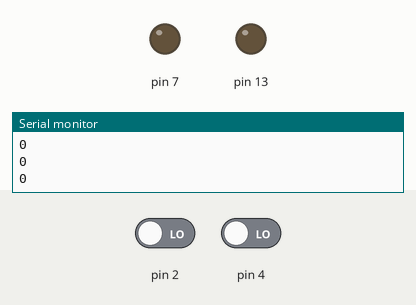
Simulated run of this sketch. Board: Arduino Uno, built with avr-gcc and run on an emulated ATmega328P. Shown: output pins drawn as LEDs (lit = HIGH), the last lines printed to the serial monitor. The inputs (shaded band) are chosen by the test bench; at power-on: pin 2 LOW, pin 4 LOW.

Above: at 1.2 s.
1.3 s: pin 2 driven HIGH
At 2.3 s:
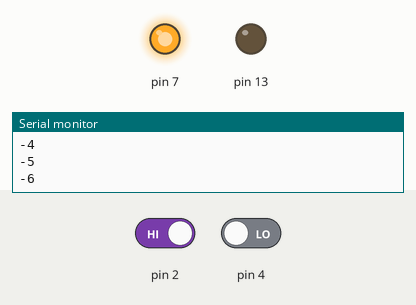
2.8 s: pin 4 driven HIGH
At 3.4 s:
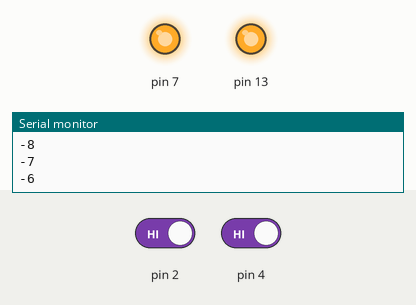
4.3 s: pin 2 driven LOW and pin 4 driven LOW
At 5.1 s:
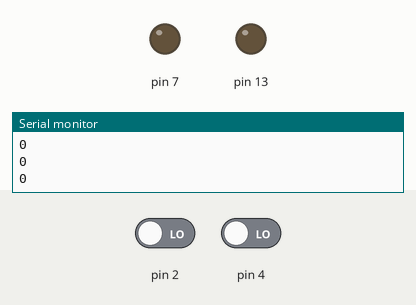
Timing chart, 0 to 7.3 s (numbered marks = the images above; inputs shaded):
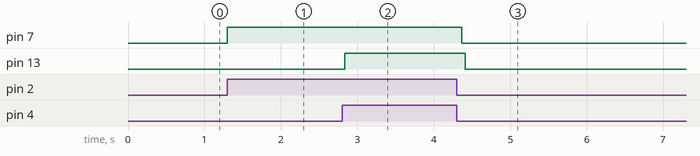

The sketch:

Incremento_y_Decremento.ino
```cpp
class Led{
public:
  Led(int _pin){
  	pin=_pin;
    pinMode(pin, OUTPUT);
  }
  //cambia el estado del Led de Encendido y apagado
  bool cambiarEstado(bool estado){
    if(estado){
    	digitalWrite(pin, HIGH);
      	delay(70);
    }else{
    	digitalWrite(pin,LOW);
      	delay(50);
    }
  }
private:
  int pin;
};

class Boton{
	public:
  	  Boton(int _pin){
  		pin=_pin;
  	  }

  //Señal de encendido al precionar el boton
  bool PrecionarBoton(){
    if(digitalRead(pin)){
      return 1;
    }else{
      return 0;
    }


  }
  private:
  	int pin;
};

Led luzVerde(13);
Led luzRoja(7);
Boton botonIncremento(4);
Boton botonDecremento(2);
int cont =0;

void setup()
{
Serial.begin(9600);

}


void loop()
{

   if(botonIncremento.PrecionarBoton()){
  		luzVerde.cambiarEstado(1);
     		cont ++;
    		 Serial.println(cont);
     			delay(100);
  	}else if(botonDecremento.PrecionarBoton()){
    		luzRoja.cambiarEstado(1);
    		 cont --;
    		  Serial.println(cont);
     			delay(100);
  		}else{
     		  luzRoja.cambiarEstado(0);
    			luzVerde.cambiarEstado(0);
     				Serial.println(cont);

  }


}
```

Measured:
- after the input at 1.3 s, pin 7: LOW → HIGH at once
- after the input at 2.8 s, pin 13: LOW → HIGH at once
- after the input at 4.3 s, pin 7: HIGH → LOW after 0.06 s; pin 13: HIGH → LOW after 0.11 s
